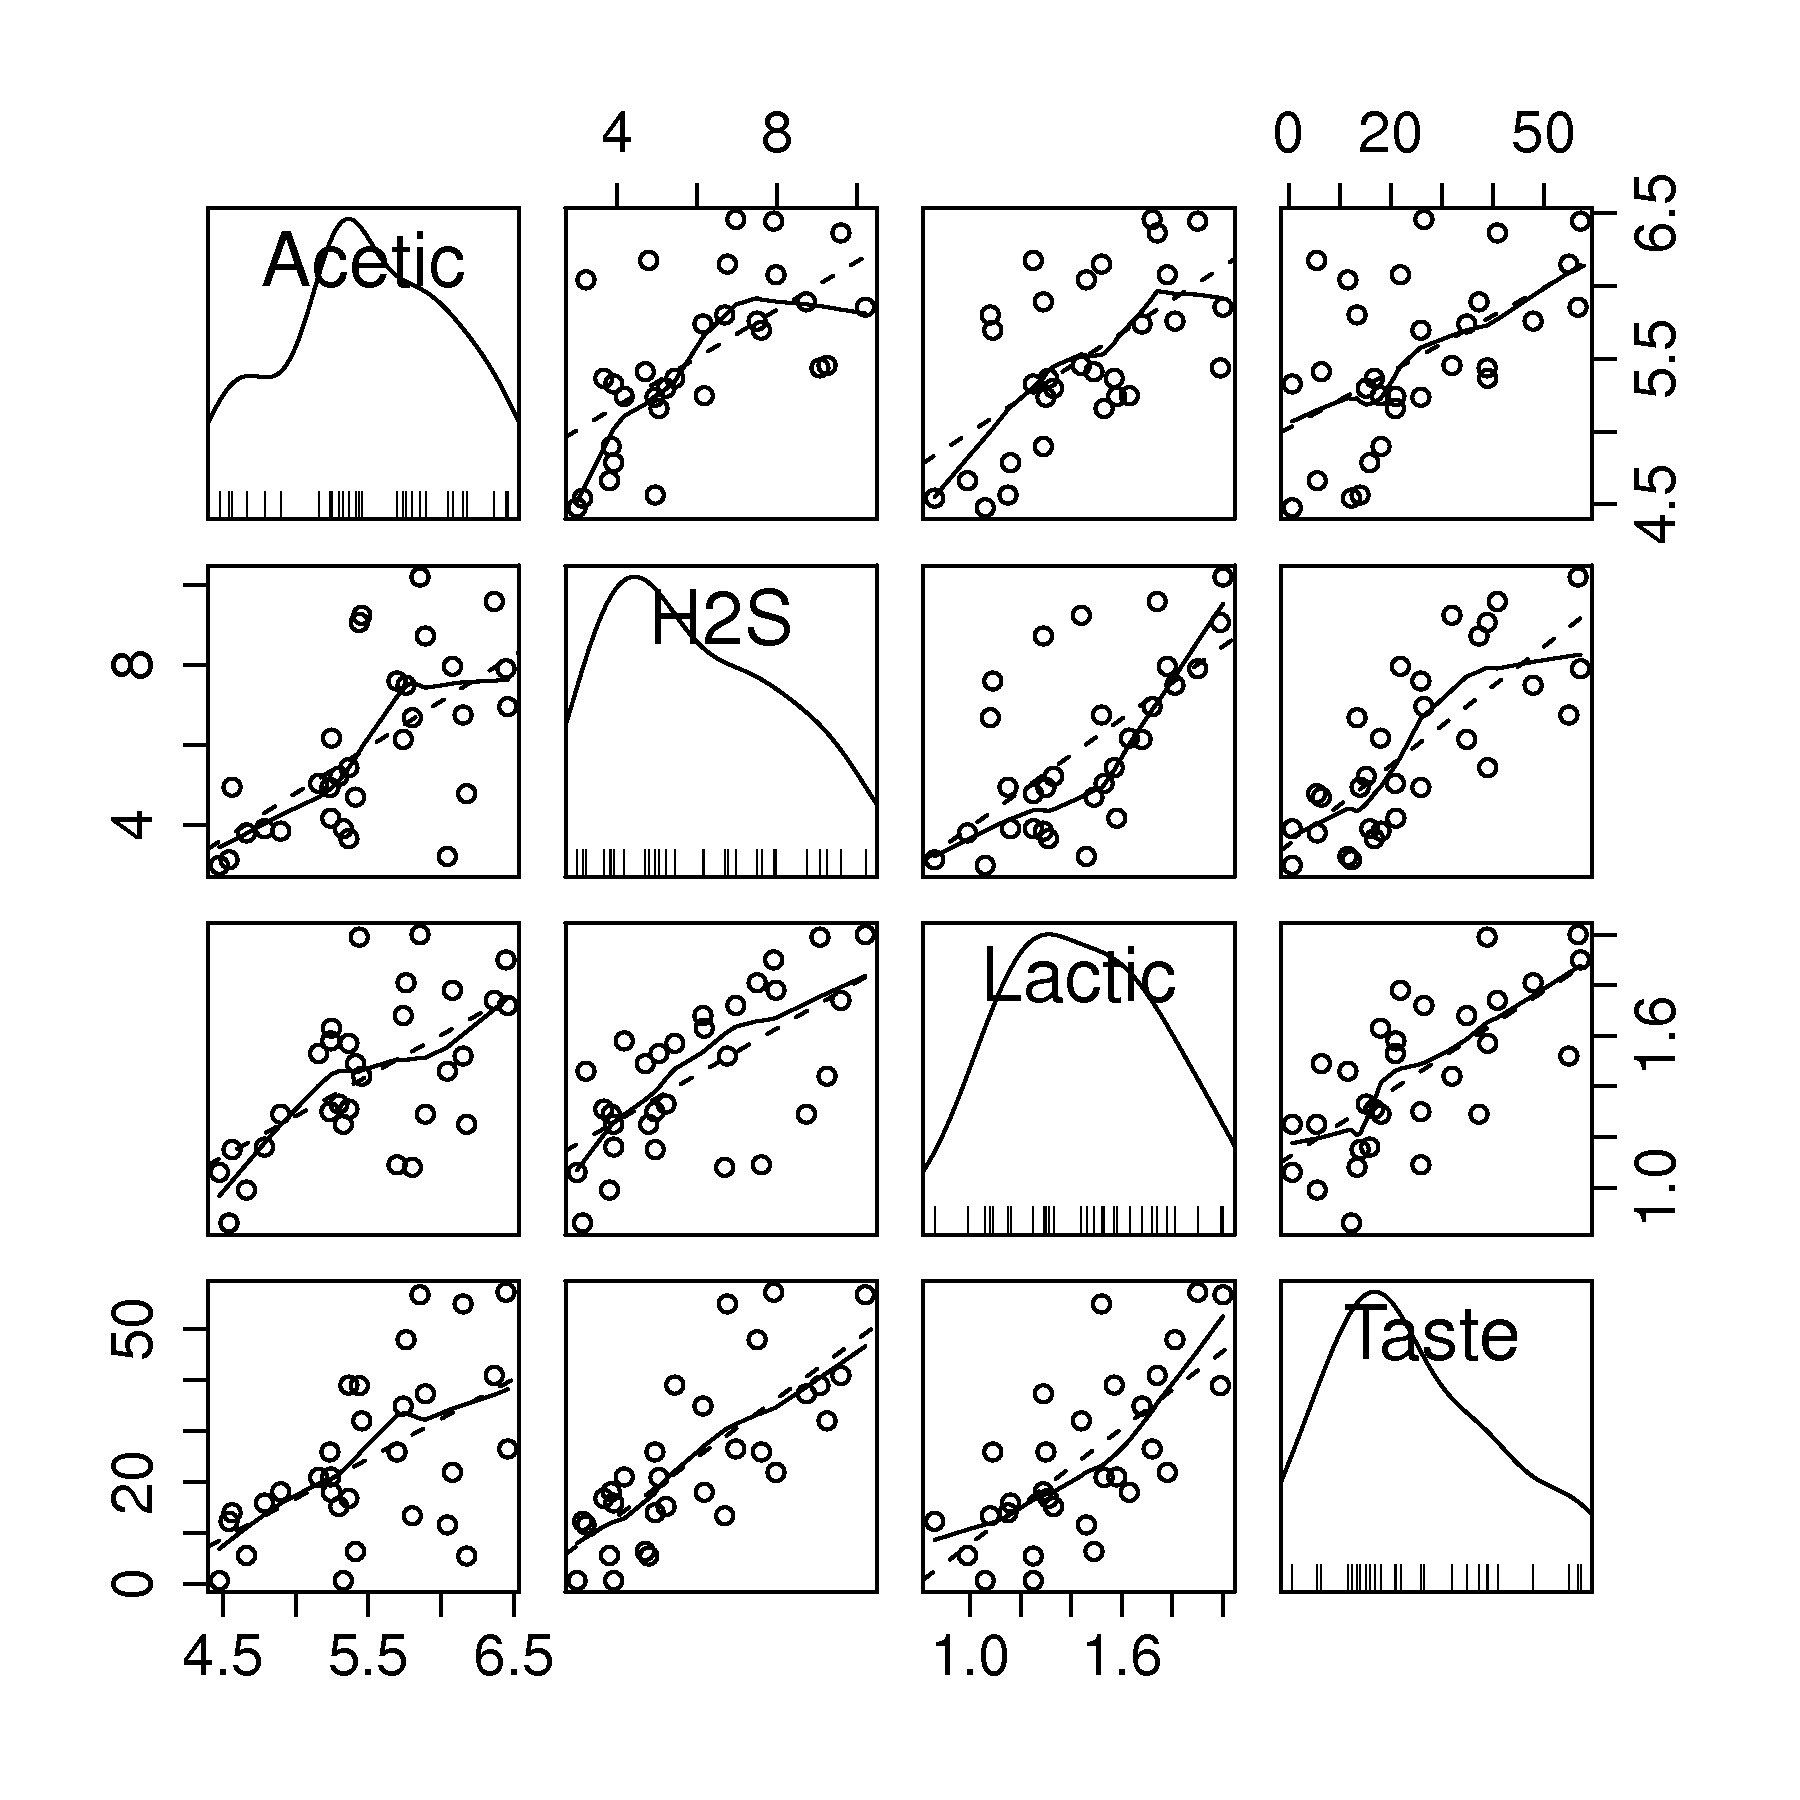

The R source for this figure:
cheese <- read.csv('http://stats4.eng.mcmaster.ca/datasets/cheddar-cheese.csv')
library(car)

# Scatter plot matrix
# -----------------------
bitmap('/Users/kevindunn/Statistics course/Course notes/Latent-variable-modelling/images/cheese-plots.png', type="png256", width=6, height=6, res=300, pointsize=14)
par(mar=c(1.5, 1.5, 1.5, 0.5))  # (bottom, left, top, right); defaults are par(mar=c(5, 4, 4, 2) + 0.1)
par(cex.lab=1.5, cex.main=1.5, cex.sub=1.5, cex.axis=1.5)
scatterplot.matrix(cheese[,2:5], col=c(1,1,1))
dev.off()

# Least squares model
# -----------------------
model.lm <- lm(cheese$Taste ~ cheese$Acetic + cheese$H2S + cheese$Lactic)
summary(model.lm)
RMSEE.lm <- sqrt(mean((cheese$Taste - predict(model.lm))**2))

# Least squares model: H2S
# -----------------------
model.lm.H2S <- lm(cheese$Taste ~  cheese$H2S )
summary(model.lm.H2S)
RMSEE.lm.H2S <- sqrt(mean((cheese$Taste - predict(model.lm.H2S))**2))

# Least squares model: lactic
# -----------------------
model.lm.lactic <- lm(cheese$Taste ~  cheese$Lactic )
summary(model.lm.lactic)
RMSEE.lm.lactic <- sqrt(mean((cheese$Taste - predict(model.lm.lactic))**2))

# Least squares model: acetic
# -----------------------
model.lm.acetic <- lm(cheese$Taste ~  cheese$Acetic )
summary(model.lm.acetic)
RMSEE.lm.acetic <- sqrt(mean((cheese$Taste - predict(model.lm.acetic))**2))

print(c(RMSEE.lm, RMSEE.lm.acetic, RMSEE.lm.H2S, RMSEE.lm.lactic))
# PCA model
# -----------------------
model.pca <- prcomp(cheese[,2:4], scale=TRUE)
summary(model.pca)

# PCR model
# -----------------------
P <- model.pca$rotation
T <- model.pca$x
model.pcr.1 <- lm(cheese$Taste ~ T[,1])
summary(model.pcr.1)
RMSEE.1 <- sqrt(mean((cheese$Taste - predict(model.pcr.1))**2))

model.pcr.2 <- lm(cheese$Taste ~ T[,1:2])
summary(model.pcr.2)

RMSEE.2 <- sqrt(mean((cheese$Taste - predict(model.pcr.2))**2))

c(RMSEE.lm, RMSEE.1, RMSEE.2)

# Plot observed against predicted
# -----------------------
plot(cheese$Taste, predict(model.pcr.2))
abline(lm(predict(model.pcr.2) ~ cheese$Taste -1))
